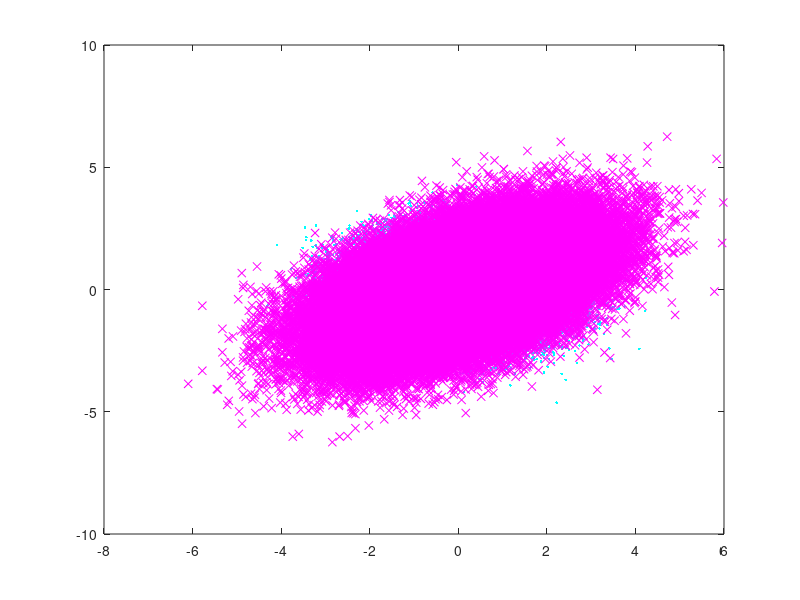

This figure's MATLAB source:
C=[2 1;1 2];
A=chol(C);

X=randn(100000,2);
Y=X*A;
plot(X(:,1),X(:,2),'c.',Y(:,1),Y(:,2),'mx');


theta=0.25
u=[sin(theta); cos(theta)]
yp=Y*u;
var_emp = var(yp)
var_theo = u'*C*u